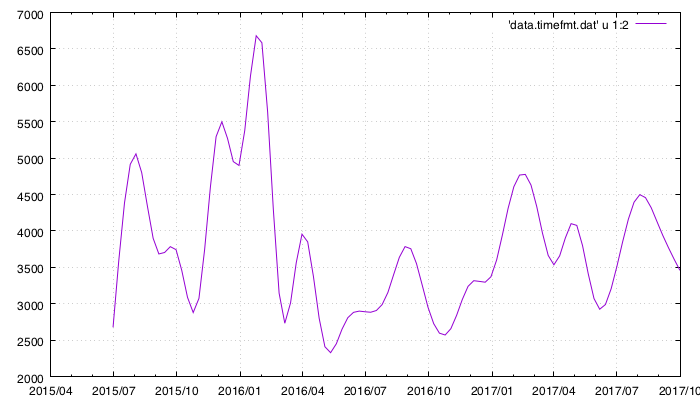

Write gnuplot code to recreate this figure.
set terminal pngcairo size 700,400
set output 'data.timefmt.png'

set xdata time
set timefmt '%Y/%m'
set format x '%Y/%m'
set grid
plot 'data.timefmt.dat' u 1:2 smooth cspline
